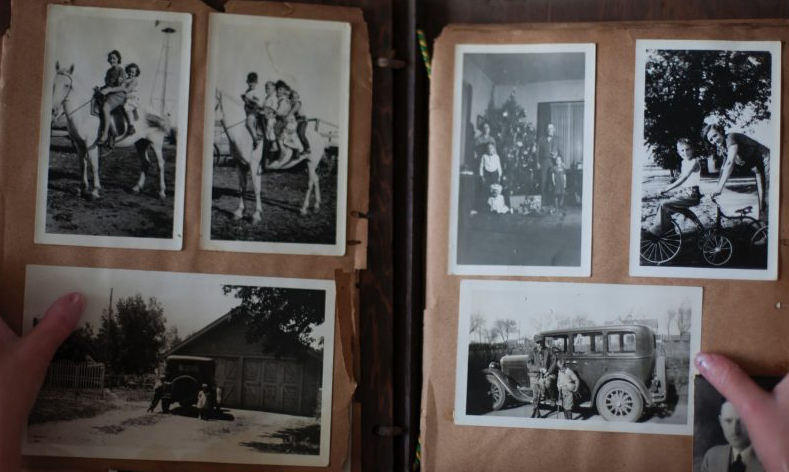
#> input picture dataset/image9.jpg, 789 x 472 px
$ python main.py
#> lines starting #> are read from the running program, lines starting #| are printed output that depends on the picture; after the words box and inside, x2 and y2 are one past the last pixel; in counts of white or black regions, pixels touching at a corner belong together
import cv2 as cv
import numpy as np
from matplotlib import pyplot as plt
import os

caminho = 'dataset/image9.jpg'

def fillHoles(src):
    contours,hierarchy = cv.findContours(src, cv.RETR_CCOMP, cv.CHAIN_APPROX_SIMPLE)
    dst = np.zeros(src.shape, np.uint8)
    color = 255
    for i in range(len(contours)):
        cv.drawContours(dst, contours,i, color, -1, 8, hierarchy, 0)
    return dst

def eliminateCont(src):
    contours,hierarchy = cv.findContours(src, cv.RETR_CCOMP, cv.CHAIN_APPROX_SIMPLE)

    for i in range(len(contours)):
        if(cv.contourArea(contours[i],False) < 30000):
            color = 0
            cv.drawContours(src, contours, i, color, -1, 8, hierarchy, 0)
    return src

def create_dir():
    pastas = os.listdir('./results')
    if len(pastas) == 0:
        return 'result_1'
    else:
        indice = pastas[-1].split('_')
        indice = int(indice[1])+1
        return 'result_' + str(indice)

def createImgs(src):
    contours,hierarchy = cv.findContours(src, cv.RETR_CCOMP, cv.CHAIN_APPROX_SIMPLE)
    dir_name = create_dir()
    os.mkdir('./results/'+dir_name)
    for i in range(len(contours)):
        points = cv.boundingRect(contours[i])
        cv.imwrite('./results/'+dir_name+'/'+'img_'+str(i+1)+'.png', img[points[1]:points[1]+points[3], points[0]:points[0]+points[2]])

img = cv.imread(caminho)
#> img is the input picture: shape (472, 789, 3); mean B, G, R 80.9, 83.6, 90.1
img = cv.blur(img,(3,3))

gray = cv.cvtColor(img, cv.COLOR_BGR2GRAY)

th = cv.adaptiveThreshold(gray, 255, cv.ADAPTIVE_THRESH_MEAN_C, cv.THRESH_BINARY, 17, -3)
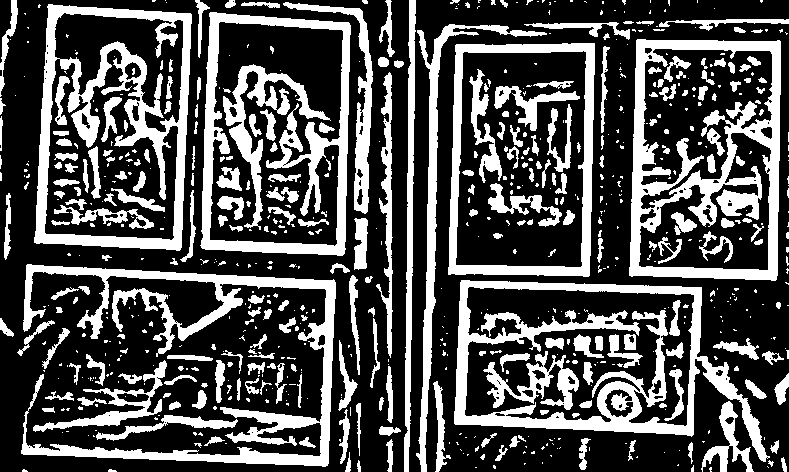
#> th: shape (472, 789); 31.6% white; 714 white regions (453 under 20 px), largest, box (x1, y1, x2, y2) and area: (454, 280, 770, 462) 12864, (629, 39, 781, 281) 12817, (21, 264, 336, 467) 12212

black = np.array(np.zeros(th.shape), dtype=np.uint8)

result = cv.morphologyEx(th, cv.MORPH_ERODE,cv.getStructuringElement( cv.MORPH_CROSS, ( 5, 5) ))
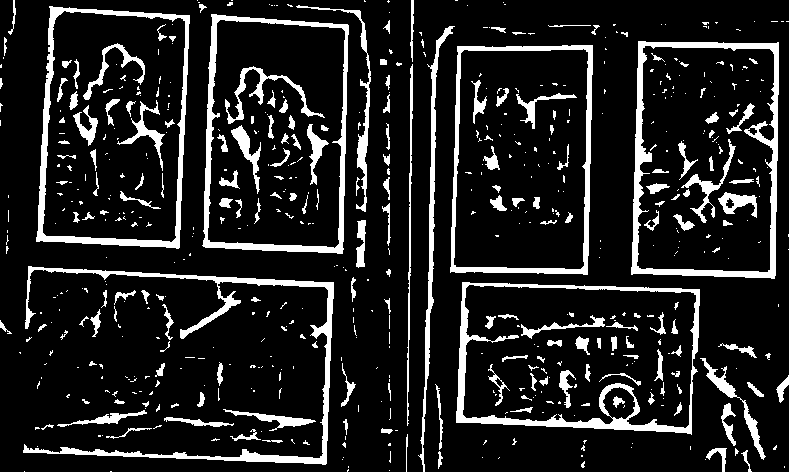
#> result: shape (472, 789); 13.2% white; 594 white regions (403 under 20 px), largest, box (x1, y1, x2, y2) and area: (631, 41, 779, 279) 4831, (23, 266, 334, 465) 4750, (456, 282, 700, 435) 4478

lines = cv.HoughLinesP(result, 1, np.pi/60, 100, minLineLength = 60,  maxLineGap=10)
#> lines = 137 rows, first 6: [202, 245, 342, 252], [36, 238, 179, 246], [687, 42, 778, 46], [212, 19, 348, 26], [203, 246, 342, 253], [450, 272, 587, 272]

for line in lines:
	x1, y1, x2, y2 = line[0]
	cv.line(black, (x1, y1), (x2, y2), (255,255,255), 3)
#> this loop made 137 passes
#> (x1, y1, x2, y2) on passes 1 to 12: (202, 245, 342, 252), (36, 238, 179, 246), (687, 42, 778, 46), (212, 19, 348, 26), (203, 246, 342, 253), (450, 272, 587, 272), (665, 269, 775, 274), (37, 235, 179, 242), (456, 422, 628, 422), (28, 268, 333, 284), (212, 18, 348, 25), (28, 267, 333, 283)
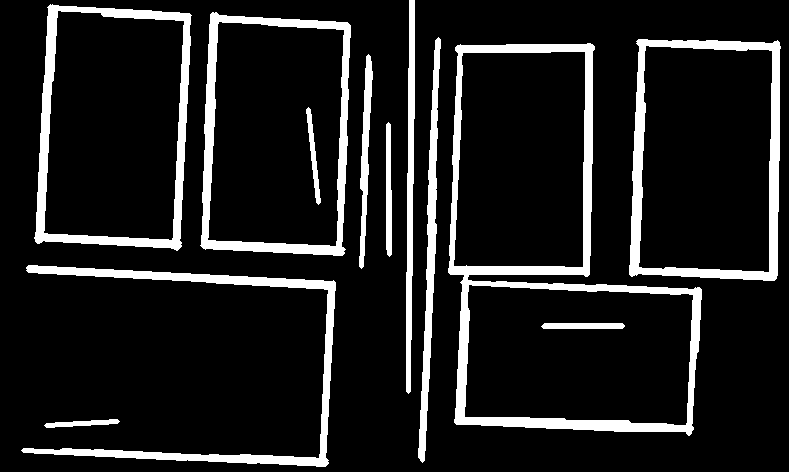
#> black: shape (472, 789); 12.1% white; 12 white regions, largest, box (x1, y1, x2, y2) and area: (448, 43, 702, 436) 11577, (629, 39, 781, 281) 6524, (34, 4, 192, 251) 6177

th1 = 60
th2 = th1 * 0.4
edges = cv.Canny(img, th1, th2)
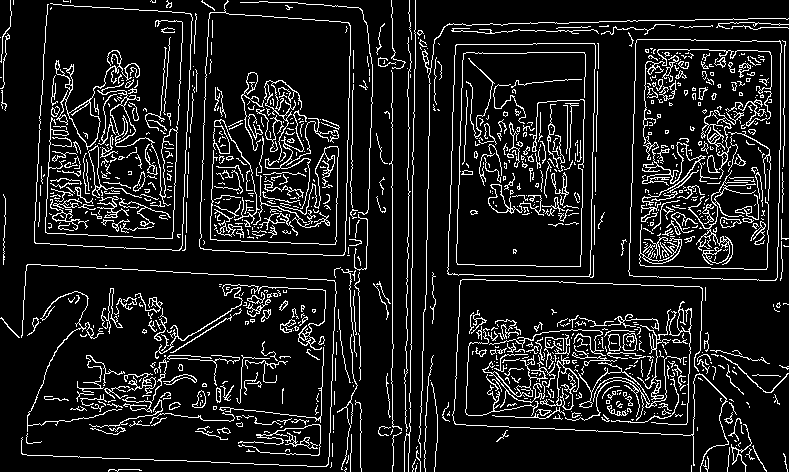
#> edges: shape (472, 789); 11.1% white in thin lines or dots

black = fillHoles(cv.bitwise_or(black,edges))
#> in fillHoles, `contours,hierarchy = cv.findContours(src, cv.RETR_CCOMP, cv.CHAIN_APPR..`: contours = 1494 contours, 1234 with area under 20; largest, box (x1, y1, x2, y2) and area: (447, 43, 729, 472) 68223, (34, 3, 193, 251) 35051, (628, 39, 782, 281) 34984, (199, 0, 351, 256) 33978, (464, 284, 694, 425) 28598
#> in fillHoles, `contours,hierarchy = cv.findContours(src, cv.RETR_CCOMP, cv.CHAIN_APPR..`: src: shape (472, 789); 22.6% white; 975 white regions (657 under 20 px), largest, box (x1, y1, x2, y2) and area: (447, 43, 729, 472) 14907, (628, 39, 782, 281) 8999, (34, 3, 193, 251) 8675
#> after the loop in fillHoles, `for i in range(len(contours)):`:
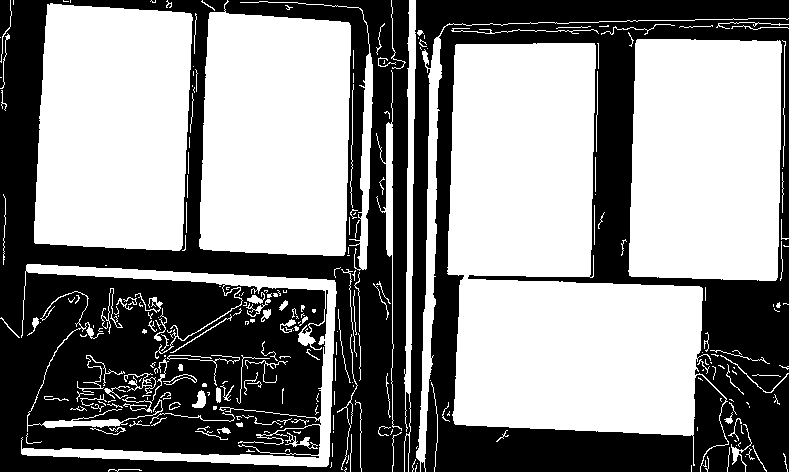
#> dst: shape (472, 789); 54.3% white; 1 black region, box (x1, y1, x2, y2) and area: (0, 0, 789, 472) 170087
black = cv.morphologyEx(black, cv.MORPH_ERODE,cv.getStructuringElement( cv.MORPH_RECT, ( 6, 6) ))
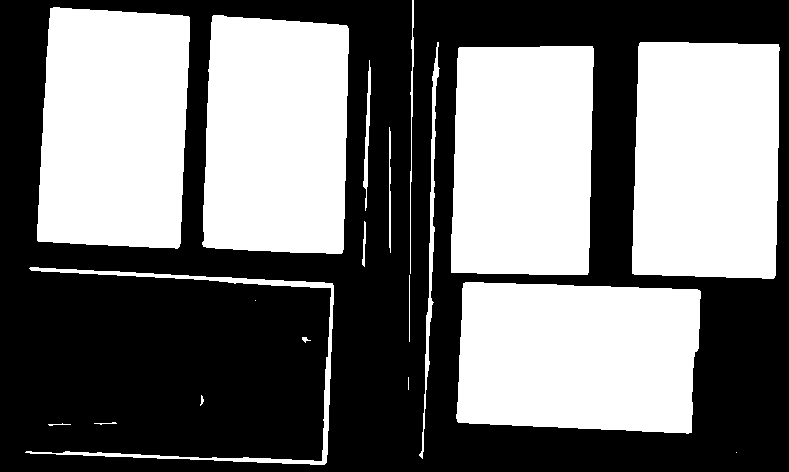
#> black: shape (472, 789); 45.7% white; 19 white regions (3 under 20 px)
black = eliminateCont(black)
#> in eliminateCont, `contours,hierarchy = cv.findContours(src, cv.RETR_CCOMP, cv.CHAIN_APPR..`: contours = 19 contours, 8 with area under 20; largest, box (x1, y1, x2, y2) and area: (456, 282, 701, 434) 33384, (37, 7, 190, 249) 33043, (632, 42, 780, 279) 33030, (202, 15, 349, 254) 32012, (451, 46, 594, 275) 30860
#> the loop in eliminateCont, `for i in range(len(contours)):` made 19 passes
#> after the loop in eliminateCont, `for i in range(len(contours)):`:
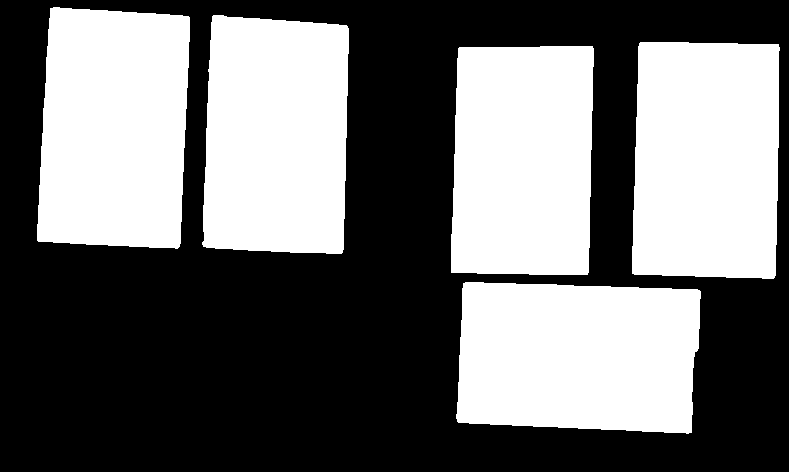
#> src: shape (472, 789); 44.1% white; 5 white regions

createImgs(black)
#> in createImgs, `contours,hierarchy = cv.findContours(src, cv.RETR_CCOMP, cv.CHAIN_APPR..`: contours = 5 contours; box (x1, y1, x2, y2) and area: (456, 282, 701, 434) 33384, (37, 7, 190, 249) 33043, (632, 42, 780, 279) 33030, (202, 15, 349, 254) 32012, (451, 46, 594, 275) 30860
#> (the run stopped early here; a loop or call above may not have finished)

$ run again, with dataset/image1.jpg copied over dataset/image9.jpg
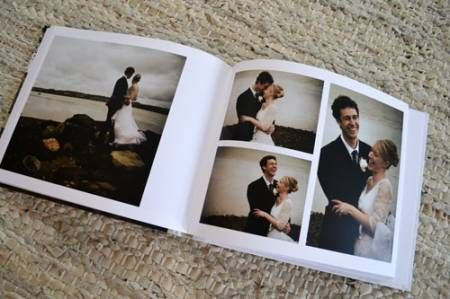
#> input picture dataset/image1.jpg, 450 x 299 px
#> img is the input picture: shape (299, 450, 3); mean B, G, R 128.2, 132.9, 137.9
#> `th = cv.adaptiveThreshold(gray, 255, cv.ADAPTIVE_THRESH_MEAN_C, cv.THR..`:
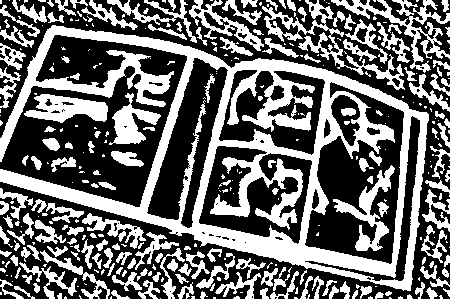
#> th: shape (299, 450); 41.7% white; 350 white regions (182 under 20 px), largest, box (x1, y1, x2, y2) and area: (0, 25, 429, 291) 27585, (262, 0, 405, 90) 1997, (331, 0, 450, 73) 1839
#> result: shape (299, 450); 15.9% white; 531 white regions (450 under 20 px), largest, box (x1, y1, x2, y2) and area: (0, 27, 427, 289) 12346, (26, 96, 106, 121) 835, (114, 106, 144, 142) 571
#> lines = 55 rows, first 6: [0, 178, 199, 231], [194, 224, 364, 269], [194, 226, 335, 263], [10, 182, 302, 261], [0, 177, 208, 233], [0, 176, 179, 224]
#> the loop `for line in lines:` made 55 passes
#> edges: shape (299, 450); 20.3% white in thin lines or dots
#> in fillHoles, `contours,hierarchy = cv.findContours(src, cv.RETR_CCOMP, cv.CHAIN_APPR..`: contours = 1227 contours, 1036 with area under 20; largest, box (x1, y1, x2, y2) and area: (0, 0, 450, 299) 60156, (305, 83, 404, 263) 9290, (199, 146, 312, 246) 8140, (146, 59, 221, 223) 5099, (223, 59, 324, 126) 4300
#> in eliminateCont, `contours,hierarchy = cv.findContours(src, cv.RETR_CCOMP, cv.CHAIN_APPR..`: contours = 40 contours, 30 with area under 20; largest, box (x1, y1, x2, y2) and area: (0, 28, 427, 289) 50138, (117, 118, 143, 142) 372, (339, 12, 370, 39) 274, (115, 154, 140, 164) 116, (420, 224, 441, 241) 74
#> the loop in eliminateCont, `for i in range(len(contours)):` made 40 passes
#> after the loop in eliminateCont, `for i in range(len(contours)):`:
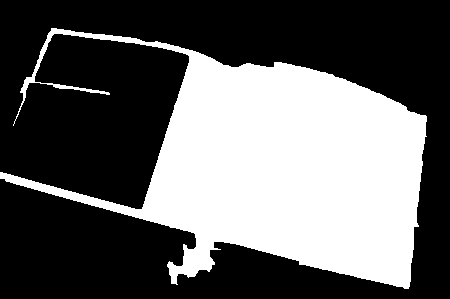
#> src: shape (299, 450); 38% white; 1 white region
#> in createImgs, `contours,hierarchy = cv.findContours(src, cv.RETR_CCOMP, cv.CHAIN_APPR..`: contours = 1 contour; box (x1, y1, x2, y2) and area: (0, 28, 427, 289) 50138
